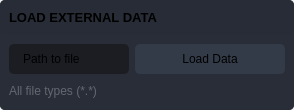
                     <widget class="QFrame" name="frame">
                      <property name="styleSheet">
                       <string notr="true">border-radius: 5px;</string>
                      </property>
                      <property name="frameShape">
                       <enum>QFrame::StyledPanel</enum>
                      </property>
                      <property name="frameShadow">
                       <enum>QFrame::Raised</enum>
                      </property>
                      <layout class="QVBoxLayout" name="verticalLayout_15">
                       <property name="spacing">
                        <number>0</number>
                       </property>
                       <property name="leftMargin">
                        <number>0</number>
                       </property>
                       <property name="topMargin">
                        <number>0</number>
                       </property>
                       <property name="rightMargin">
                        <number>0</number>
                       </property>
                       <property name="bottomMargin">
                        <number>0</number>
                       </property>
                       <item>
                        <widget class="QFrame" name="frame_div_content_1">
                         <property name="minimumSize">
                          <size>
                           <width>0</width>
                           <height>110</height>
                          </size>
                         </property>
                         <property name="maximumSize">
                          <size>
                           <width>16777215</width>
                           <height>110</height>
                          </size>
                         </property>
                         <property name="styleSheet">
                          <string notr="true">background-color: rgb(41, 45, 56);
border-radius: 5px;
</string>
                         </property>
                         <property name="frameShape">
                          <enum>QFrame::NoFrame</enum>
                         </property>
                         <property name="frameShadow">
                          <enum>QFrame::Raised</enum>
                         </property>
                         <layout class="QVBoxLayout" name="verticalLayout_7">
                          <property name="spacing">
                           <number>0</number>
                          </property>
                          <property name="leftMargin">
                           <number>0</number>
                          </property>
                          <property name="topMargin">
                           <number>0</number>
                          </property>
                          <property name="rightMargin">
                           <number>0</number>
                          </property>
                          <property name="bottomMargin">
                           <number>0</number>
                          </property>
                          <item>
                           <widget class="QFrame" name="frame_title_wid_1">
                            <property name="maximumSize">
                             <size>
                              <width>16777215</width>
                              <height>35</height>
                             </size>
                            </property>
                            <property name="styleSheet">
                             <string notr="true">background-color: rgb(39, 44, 54);</string>
                            </property>
                            <property name="frameShape">
                             <enum>QFrame::StyledPanel</enum>
                            </property>
                            <property name="frameShadow">
                             <enum>QFrame::Raised</enum>
                            </property>
                            <layout class="QVBoxLayout" name="verticalLayout_8">
                             <item>
                              <widget class="QLabel" name="labelBoxBlenderInstalation">
                               <property name="font">
                                <font>
                                 <family>Segoe UI</family>
                                 <pointsize>10</pointsize>
                                 <weight>75</weight>
                                 <bold>true</bold>
                                </font>
                               </property>
                               <property name="styleSheet">
                                <string notr="true"/>
                               </property>
                               <property name="text">
                                <string>LOAD EXTERNAL DATA</string>
                               </property>
                              </widget>
                             </item>
                            </layout>
                           </widget>
                          </item>
                          <item>
                           <widget class="QFrame" name="frame_content_wid_1">
                            <property name="frameShape">
                             <enum>QFrame::NoFrame</enum>
                            </property>
                            <property name="frameShadow">
                             <enum>QFrame::Raised</enum>
                            </property>
                            <layout class="QHBoxLayout" name="horizontalLayout_9">
                             <item>
                              <layout class="QGridLayout" name="gridLayout">
                               <property name="bottomMargin">
                                <number>0</number>
                               </property>
                               <item row="0" column="0">
                                <widget class="QLineEdit" name="lineEdit">
                                 <property name="minimumSize">
                                  <size>
                                   <width>0</width>
                                   <height>30</height>
                                  </size>
                                 </property>
                                 <property name="styleSheet">
                                  <string notr="true">QLineEdit {
	background-color: rgb(27, 29, 35);
	border-radius: 5px;
	border: 2px solid rgb(27, 29, 35);
	padding-left: 10px;
}
QLineEdit:hover {
	border: 2px solid rgb(64, 71, 88);
}
QLineEdit:focus {
	border: 2px solid rgb(91, 101, 124);
}</string>
                                 </property>
                                 <property name="text">
                                  <string>Path to file</string>
                                 </property>
                                 <property name="placeholderText">
                                  <string>Your Password</string>
                                 </property>
                                </widget>
                               </item>
                               <item row="0" column="1">
                                <widget class="QPushButton" name="pushButton">
                                 <property name="minimumSize">
                                  <size>
                                   <width>150</width>
                                   <height>30</height>
                                  </size>
                                 </property>
                                 <property name="font">
                                  <font>
                                   <family>Segoe UI</family>
                                   <pointsize>9</pointsize>
                                  </font>
                                 </property>
                                 <property name="styleSheet">
                                  <string notr="true">QPushButton {
	border: 2px solid rgb(52, 59, 72);
	border-radius: 5px;	
	background-color: rgb(52, 59, 72);
}
QPushButton:hover {
	background-color: rgb(57, 65, 80);
	border: 2px solid rgb(61, 70, 86);
}
QPushButton:pressed {	
	background-color: rgb(35, 40, 49);
	border: 2px solid rgb(43, 50, 61);
}</string>
                                 </property>
                                 <property name="text">
                                  <string>Load Data</string>
                                 </property>
                                 <property name="icon">
                                  <iconset resource="files.qrc">
                                   <normaloff>:/16x16/icons/16x16/cil-folder-open.png</normaloff>:/16x16/icons/16x16/cil-folder-open.png</iconset>
                                 </property>
                                 <property name="checkable">
                                  <bool>false</bool>
                                 </property>
                                 <property name="flat">
                                  <bool>false</bool>
                                 </property>
                                </widget>
                               </item>
                               <item row="1" column="0" colspan="2">
                                <widget class="QLabel" name="labelVersion_3">
                                 <property name="styleSheet">
                                  <string notr="true">color: rgb(98, 103, 111);</string>
                                 </property>
                                 <property name="lineWidth">
                                  <number>1</number>
                                 </property>
                                 <property name="text">
                                  <string>All file types (*.*)</string>
                                 </property>
                                 <property name="alignment">
                                  <set>Qt::AlignLeading|Qt::AlignLeft|Qt::AlignVCenter</set>
                                 </property>
                                </widget>
                               </item>
                              </layout>
                             </item>
                            </layout>
                           </widget>
                          </item>
                         </layout>
                        </widget>
                       </item>
                      </layout>
                     </widget>
